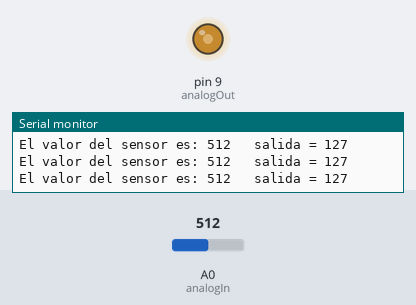
The sketch below on a simulated Arduino Uno, built with avr-gcc and run on an emulated ATmega328P. Shown: output pins drawn as LEDs (lit = HIGH), the last lines printed to the serial monitor. The inputs (shaded band) are chosen by the test bench; at power-on: A0 (analogIn) = 512.

Above: at 1.2 s.
1.3 s: A0 (analogIn) set to 416
At 2.3 s:
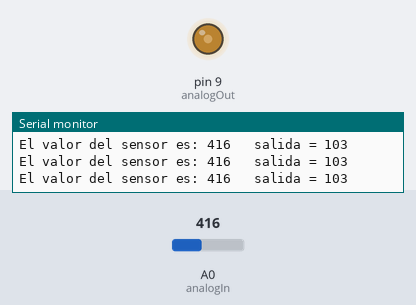
4.3 s: A0 (analogIn) set to 385
At 5.6 s:
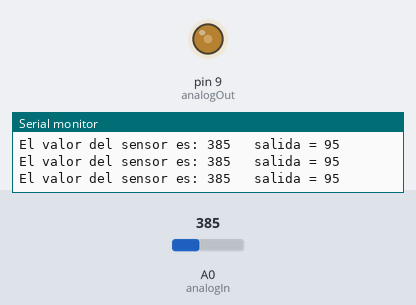
7.3 s: A0 (analogIn) set to 110
At 8.4 s:
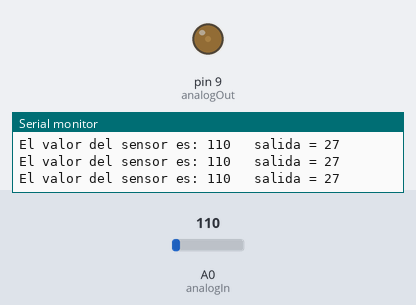
8.8 s: A0 (analogIn) set to 94
At 10.2 s:
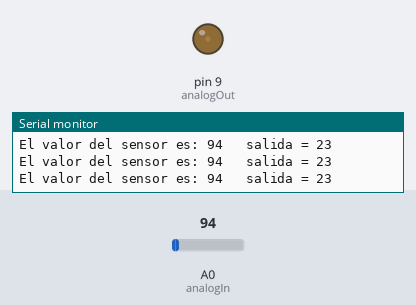
11.8 s: A0 (analogIn) set to 0
At 12.1 s:
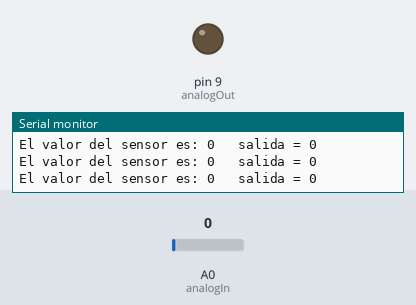
13.3 s: A0 (analogIn) set to 8
At 14.5 s:
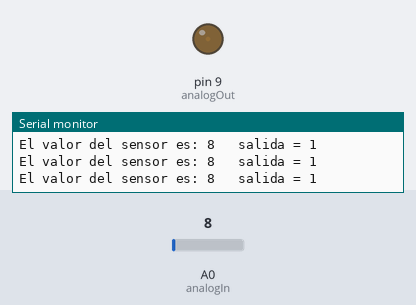
16.3 s: A0 (analogIn) set to 11
Timing chart, 0 to 19.3 s (numbered marks = the images above; inputs shaded):
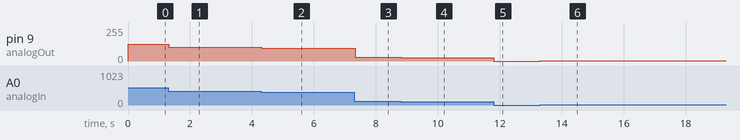

The sketch:

P7.1_PWM.ino
```cpp
const int analogIn = A0;
const int analogOut = 9;
int sensor = 0;
int output = 0;

void setup(){
  Serial.begin(9600);
}

void loop(){
  sensor = analogRead(analogIn);
  output = map(sensor, 0, 1023, 0, 255);
  analogWrite(analogOut, output);
  Serial.print("El valor del sensor es: ");
  Serial.print(sensor);
  Serial.print("\t salida = ");
  Serial.println(output);
  delay(2);
}
```

Measured:
- after the input at 1.3 s, pin 9 (analogOut): 127/255 → 103/255 at once
- after the input at 4.3 s, pin 9 (analogOut): 103/255 → 95/255 at once
- after the input at 7.3 s, pin 9 (analogOut): 95/255 → 27/255 at once
- after the input at 8.8 s, pin 9 (analogOut): 27/255 → 23/255 at once
- after the input at 11.8 s, pin 9 (analogOut): 23/255 → 0/255 at once
- after the input at 13.3 s, pin 9 (analogOut): 0/255 → 1/255 at once
- after the input at 16.3 s, pin 9 (analogOut): 1/255 → 2/255 at once
